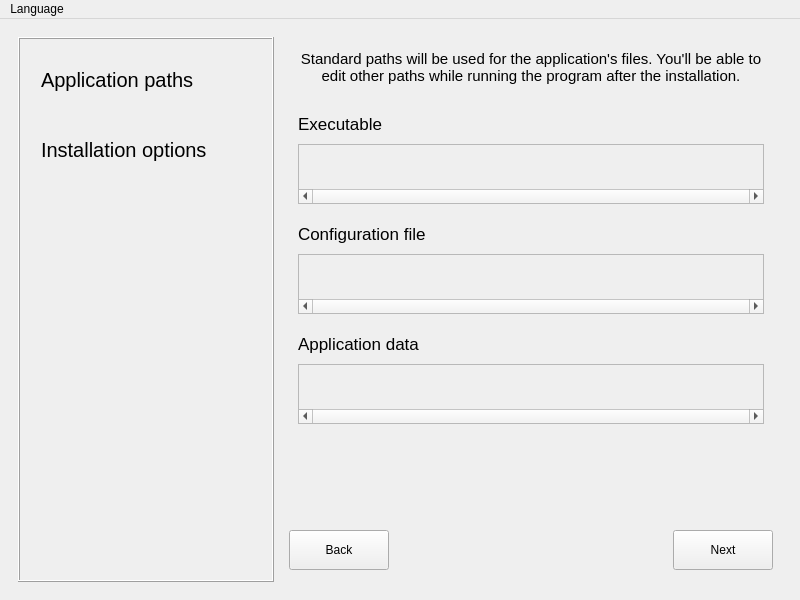
<?xml version="1.0" encoding="UTF-8"?>
<ui version="4.0">
 <class>MainWindow</class>
 <widget class="QMainWindow" name="MainWindow">
  <property name="geometry">
   <rect>
    <x>0</x>
    <y>0</y>
    <width>800</width>
    <height>600</height>
   </rect>
  </property>
  <property name="windowTitle">
   <string>LogDoctor - Installer</string>
  </property>
  <property name="windowIcon">
   <iconset resource="resources/resources.qrc">
    <normaloff>:/logo/logo/logdoctor.svg</normaloff>:/logo/logo/logdoctor.svg</iconset>
  </property>
  <property name="locale">
   <locale language="English" country="UnitedStates"/>
  </property>
  <widget class="QWidget" name="centralwidget">
   <layout class="QGridLayout" name="gridLayout">
    <item row="0" column="0">
     <widget class="QStackedWidget" name="stacked_Main">
      <property name="currentIndex">
       <number>0</number>
      </property>
      <widget class="QWidget" name="page_Intro">
       <layout class="QGridLayout" name="gridLayout_2">
        <item row="0" column="0" rowspan="2">
         <widget class="QFrame" name="frame_Steps">
          <property name="minimumSize">
           <size>
            <width>256</width>
            <height>0</height>
           </size>
          </property>
          <property name="maximumSize">
           <size>
            <width>256</width>
            <height>16777215</height>
           </size>
          </property>
          <property name="frameShape">
           <enum>QFrame::Box</enum>
          </property>
          <property name="frameShadow">
           <enum>QFrame::Raised</enum>
          </property>
          <layout class="QVBoxLayout" name="verticalLayout">
           <item>
            <widget class="QLabel" name="label_Install_Step1">
             <property name="minimumSize">
              <size>
               <width>0</width>
               <height>64</height>
              </size>
             </property>
             <property name="maximumSize">
              <size>
               <width>16777215</width>
               <height>64</height>
              </size>
             </property>
             <property name="font">
              <font>
               <pointsize>15</pointsize>
              </font>
             </property>
             <property name="text">
              <string>Application paths</string>
             </property>
             <property name="indent">
              <number>12</number>
             </property>
            </widget>
           </item>
           <item>
            <widget class="QLabel" name="label_Install_Step2">
             <property name="minimumSize">
              <size>
               <width>0</width>
               <height>64</height>
              </size>
             </property>
             <property name="maximumSize">
              <size>
               <width>16777215</width>
               <height>64</height>
              </size>
             </property>
             <property name="font">
              <font>
               <pointsize>15</pointsize>
              </font>
             </property>
             <property name="text">
              <string>Installation options</string>
             </property>
             <property name="indent">
              <number>12</number>
             </property>
            </widget>
           </item>
           <item>
            <spacer name="verticalSpacer">
             <property name="orientation">
              <enum>Qt::Vertical</enum>
             </property>
             <property name="sizeHint" stdset="0">
              <size>
               <width>20</width>
               <height>274</height>
              </size>
             </property>
            </spacer>
           </item>
          </layout>
         </widget>
        </item>
        <item row="0" column="1">
         <widget class="QStackedWidget" name="stacked_Pages">
          <property name="currentIndex">
           <number>0</number>
          </property>
          <widget class="QWidget" name="page_Paths">
           <layout class="QVBoxLayout" name="verticalLayout_7">
            <item>
             <spacer name="verticalSpacer_0">
              <property name="orientation">
               <enum>Qt::Vertical</enum>
              </property>
              <property name="sizeType">
               <enum>QSizePolicy::Fixed</enum>
              </property>
              <property name="sizeHint" stdset="0">
               <size>
                <width>20</width>
                <height>4</height>
               </size>
              </property>
             </spacer>
            </item>
            <item>
             <widget class="QLabel" name="label_Paths_Info">
              <property name="font">
               <font>
                <pointsize>11</pointsize>
               </font>
              </property>
              <property name="text">
               <string>Standard paths will be used for the application's files. You'll be able to edit other paths while running the program after the installation.</string>
              </property>
              <property name="alignment">
               <set>Qt::AlignCenter</set>
              </property>
              <property name="wordWrap">
               <bool>true</bool>
              </property>
              <property name="indent">
               <number>8</number>
              </property>
             </widget>
            </item>
            <item>
             <spacer name="spacer_Paths_1">
              <property name="orientation">
               <enum>Qt::Vertical</enum>
              </property>
              <property name="sizeType">
               <enum>QSizePolicy::Fixed</enum>
              </property>
              <property name="sizeHint" stdset="0">
               <size>
                <width>20</width>
                <height>10</height>
               </size>
              </property>
             </spacer>
            </item>
            <item>
             <widget class="QFrame" name="frame_Paths_Paths">
              <layout class="QVBoxLayout" name="verticalLayout_6">
               <item>
                <widget class="QLabel" name="label_Executable">
                 <property name="minimumSize">
                  <size>
                   <width>0</width>
                   <height>28</height>
                  </size>
                 </property>
                 <property name="maximumSize">
                  <size>
                   <width>16777215</width>
                   <height>28</height>
                  </size>
                 </property>
                 <property name="font">
                  <font>
                   <pointsize>13</pointsize>
                  </font>
                 </property>
                 <property name="toolTip">
                  <string>The path where the executable file will be placed in</string>
                 </property>
                 <property name="text">
                  <string>Executable</string>
                 </property>
                </widget>
               </item>
               <item>
                <widget class="QScrollArea" name="scrollArea_Paths_Executable">
                 <property name="minimumSize">
                  <size>
                   <width>0</width>
                   <height>60</height>
                  </size>
                 </property>
                 <property name="maximumSize">
                  <size>
                   <width>16777215</width>
                   <height>60</height>
                  </size>
                 </property>
                 <property name="verticalScrollBarPolicy">
                  <enum>Qt::ScrollBarAlwaysOff</enum>
                 </property>
                 <property name="horizontalScrollBarPolicy">
                  <enum>Qt::ScrollBarAlwaysOn</enum>
                 </property>
                 <property name="widgetResizable">
                  <bool>true</bool>
                 </property>
                 <property name="alignment">
                  <set>Qt::AlignLeading|Qt::AlignLeft|Qt::AlignTop</set>
                 </property>
                 <widget class="QWidget" name="scrollAreaContents_Paths_Executable">
                  <property name="geometry">
                   <rect>
                    <x>0</x>
                    <y>0</y>
                    <width>464</width>
                    <height>50</height>
                   </rect>
                  </property>
                  <layout class="QVBoxLayout" name="verticalLayout_2">
                   <item>
                    <widget class="QLabel" name="label_Paths_Executable">
                     <property name="minimumSize">
                      <size>
                       <width>0</width>
                       <height>32</height>
                      </size>
                     </property>
                     <property name="maximumSize">
                      <size>
                       <width>16777215</width>
                       <height>32</height>
                      </size>
                     </property>
                     <property name="font">
                      <font>
                       <pointsize>11</pointsize>
                      </font>
                     </property>
                     <property name="text">
                      <string notr="true"/>
                     </property>
                    </widget>
                   </item>
                  </layout>
                 </widget>
                </widget>
               </item>
               <item>
                <spacer name="spacer_Paths_3">
                 <property name="orientation">
                  <enum>Qt::Vertical</enum>
                 </property>
                 <property name="sizeType">
                  <enum>QSizePolicy::Fixed</enum>
                 </property>
                 <property name="sizeHint" stdset="0">
                  <size>
                   <width>20</width>
                   <height>10</height>
                  </size>
                 </property>
                </spacer>
               </item>
               <item>
                <widget class="QLabel" name="label_ConfigFile">
                 <property name="minimumSize">
                  <size>
                   <width>0</width>
                   <height>28</height>
                  </size>
                 </property>
                 <property name="maximumSize">
                  <size>
                   <width>16777215</width>
                   <height>28</height>
                  </size>
                 </property>
                 <property name="font">
                  <font>
                   <pointsize>13</pointsize>
                  </font>
                 </property>
                 <property name="toolTip">
                  <string>The path where the configuration file will be saved and searched in</string>
                 </property>
                 <property name="text">
                  <string>Configuration file</string>
                 </property>
                </widget>
               </item>
               <item>
                <widget class="QScrollArea" name="scrollArea_Paths_ConfigFile">
                 <property name="minimumSize">
                  <size>
                   <width>0</width>
                   <height>60</height>
                  </size>
                 </property>
                 <property name="maximumSize">
                  <size>
                   <width>16777215</width>
                   <height>60</height>
                  </size>
                 </property>
                 <property name="verticalScrollBarPolicy">
                  <enum>Qt::ScrollBarAlwaysOff</enum>
                 </property>
                 <property name="horizontalScrollBarPolicy">
                  <enum>Qt::ScrollBarAlwaysOn</enum>
                 </property>
                 <property name="widgetResizable">
                  <bool>true</bool>
                 </property>
                 <property name="alignment">
                  <set>Qt::AlignLeading|Qt::AlignLeft|Qt::AlignTop</set>
                 </property>
                 <widget class="QWidget" name="scrollAreaContents_Paths_ConfigFile">
                  <property name="geometry">
                   <rect>
                    <x>0</x>
                    <y>0</y>
                    <width>464</width>
                    <height>50</height>
                   </rect>
                  </property>
                  <layout class="QVBoxLayout" name="verticalLayout_3">
                   <item>
                    <widget class="QLabel" name="label_Paths_ConfigFile">
                     <property name="minimumSize">
                      <size>
                       <width>0</width>
                       <height>32</height>
                      </size>
                     </property>
                     <property name="maximumSize">
                      <size>
                       <width>16777215</width>
                       <height>32</height>
                      </size>
                     </property>
                     <property name="font">
                      <font>
                       <pointsize>11</pointsize>
                      </font>
                     </property>
                     <property name="text">
                      <string notr="true"/>
                     </property>
                    </widget>
                   </item>
                  </layout>
                 </widget>
                </widget>
               </item>
               <item>
                <spacer name="spacer_Paths_4">
                 <property name="orientation">
                  <enum>Qt::Vertical</enum>
                 </property>
                 <property name="sizeType">
                  <enum>QSizePolicy::Fixed</enum>
                 </property>
                 <property name="sizeHint" stdset="0">
                  <size>
                   <width>20</width>
                   <height>10</height>
                  </size>
                 </property>
                </spacer>
               </item>
               <item>
                <widget class="QLabel" name="label_AppData">
                 <property name="minimumSize">
                  <size>
                   <width>0</width>
                   <height>28</height>
                  </size>
                 </property>
                 <property name="maximumSize">
                  <size>
                   <width>16777215</width>
                   <height>28</height>
                  </size>
                 </property>
                 <property name="font">
                  <font>
                   <pointsize>13</pointsize>
                  </font>
                 </property>
                 <property name="toolTip">
                  <string>The path where the application will search in for extra resources</string>
                 </property>
                 <property name="text">
                  <string>Application data</string>
                 </property>
                </widget>
               </item>
               <item>
                <widget class="QScrollArea" name="scrollArea_Paths_AppData">
                 <property name="minimumSize">
                  <size>
                   <width>0</width>
                   <height>60</height>
                  </size>
                 </property>
                 <property name="maximumSize">
                  <size>
                   <width>16777215</width>
                   <height>60</height>
                  </size>
                 </property>
                 <property name="verticalScrollBarPolicy">
                  <enum>Qt::ScrollBarAlwaysOff</enum>
                 </property>
                 <property name="horizontalScrollBarPolicy">
                  <enum>Qt::ScrollBarAlwaysOn</enum>
                 </property>
                 <property name="widgetResizable">
                  <bool>true</bool>
                 </property>
                 <property name="alignment">
                  <set>Qt::AlignLeading|Qt::AlignLeft|Qt::AlignTop</set>
                 </property>
                 <widget class="QWidget" name="scrollAreaContents_Paths_AppData">
                  <property name="geometry">
                   <rect>
                    <x>0</x>
                    <y>0</y>
                    <width>464</width>
                    <height>50</height>
                   </rect>
                  </property>
                  <layout class="QVBoxLayout" name="verticalLayout_5">
                   <item>
                    <widget class="QLabel" name="label_Paths_AppData">
                     <property name="minimumSize">
                      <size>
                       <width>0</width>
                       <height>32</height>
                      </size>
                     </property>
                     <property name="maximumSize">
                      <size>
                       <width>16777215</width>
                       <height>32</height>
                      </size>
                     </property>
                     <property name="font">
                      <font>
                       <pointsize>11</pointsize>
                      </font>
                     </property>
                     <property name="text">
                      <string notr="true"/>
                     </property>
                    </widget>
                   </item>
                  </layout>
                 </widget>
                </widget>
               </item>
              </layout>
             </widget>
            </item>
            <item>
             <spacer name="spacer_Paths_2">
              <property name="orientation">
               <enum>Qt::Vertical</enum>
              </property>
              <property name="sizeHint" stdset="0">
               <size>
                <width>20</width>
                <height>17</height>
               </size>
              </property>
             </spacer>
            </item>
           </layout>
          </widget>
          <widget class="QWidget" name="page_Options">
           <layout class="QVBoxLayout" name="verticalLayout_8">
            <item>
             <spacer name="spacer_Options_1">
              <property name="orientation">
               <enum>Qt::Vertical</enum>
              </property>
              <property name="sizeType">
               <enum>QSizePolicy::Fixed</enum>
              </property>
              <property name="sizeHint" stdset="0">
               <size>
                <width>20</width>
                <height>4</height>
               </size>
              </property>
             </spacer>
            </item>
            <item>
             <widget class="QFrame" name="frame_Utilities">
              <layout class="QGridLayout" name="gridLayout_5">
               <item row="0" column="0" colspan="2">
                <widget class="QLabel" name="label_Utilities">
                 <property name="minimumSize">
                  <size>
                   <width>0</width>
                   <height>28</height>
                  </size>
                 </property>
                 <property name="maximumSize">
                  <size>
                   <width>16777215</width>
                   <height>28</height>
                  </size>
                 </property>
                 <property name="font">
                  <font>
                   <pointsize>13</pointsize>
                  </font>
                 </property>
                 <property name="toolTip">
                  <string>The path where the executable file will be placed in</string>
                 </property>
                 <property name="text">
                  <string>Utilities</string>
                 </property>
                </widget>
               </item>
               <item row="1" column="1">
                <widget class="QCheckBox" name="checkBox_MenuEntry">
                 <property name="minimumSize">
                  <size>
                   <width>0</width>
                   <height>32</height>
                  </size>
                 </property>
                 <property name="maximumSize">
                  <size>
                   <width>16777215</width>
                   <height>32</height>
                  </size>
                 </property>
                 <property name="font">
                  <font>
                   <pointsize>11</pointsize>
                  </font>
                 </property>
                 <property name="text">
                  <string>Create a menu entry</string>
                 </property>
                 <property name="checked">
                  <bool>true</bool>
                 </property>
                </widget>
               </item>
               <item row="1" column="0">
                <spacer name="spacer_Utilities_1">
                 <property name="orientation">
                  <enum>Qt::Horizontal</enum>
                 </property>
                 <property name="sizeType">
                  <enum>QSizePolicy::Fixed</enum>
                 </property>
                 <property name="sizeHint" stdset="0">
                  <size>
                   <width>16</width>
                   <height>32</height>
                  </size>
                 </property>
                </spacer>
               </item>
               <item row="1" column="2">
                <spacer name="spacer_Utilities_2">
                 <property name="orientation">
                  <enum>Qt::Horizontal</enum>
                 </property>
                 <property name="sizeHint" stdset="0">
                  <size>
                   <width>40</width>
                   <height>20</height>
                  </size>
                 </property>
                </spacer>
               </item>
              </layout>
             </widget>
            </item>
            <item>
             <spacer name="spacer_Options_2">
              <property name="orientation">
               <enum>Qt::Vertical</enum>
              </property>
              <property name="sizeHint" stdset="0">
               <size>
                <width>20</width>
                <height>313</height>
               </size>
              </property>
             </spacer>
            </item>
           </layout>
          </widget>
         </widget>
        </item>
        <item row="1" column="1">
         <widget class="QFrame" name="frame_Buttons">
          <property name="minimumSize">
           <size>
            <width>0</width>
            <height>64</height>
           </size>
          </property>
          <layout class="QHBoxLayout" name="horizontalLayout">
           <item>
            <widget class="QPushButton" name="button_Back">
             <property name="minimumSize">
              <size>
               <width>100</width>
               <height>40</height>
              </size>
             </property>
             <property name="maximumSize">
              <size>
               <width>100</width>
               <height>40</height>
              </size>
             </property>
             <property name="text">
              <string>Back</string>
             </property>
            </widget>
           </item>
           <item>
            <spacer name="spacer_Buttons">
             <property name="orientation">
              <enum>Qt::Horizontal</enum>
             </property>
             <property name="sizeHint" stdset="0">
              <size>
               <width>267</width>
               <height>20</height>
              </size>
             </property>
            </spacer>
           </item>
           <item>
            <widget class="QPushButton" name="button_Next">
             <property name="sizePolicy">
              <sizepolicy hsizetype="Minimum" vsizetype="Fixed">
               <horstretch>0</horstretch>
               <verstretch>0</verstretch>
              </sizepolicy>
             </property>
             <property name="minimumSize">
              <size>
               <width>100</width>
               <height>40</height>
              </size>
             </property>
             <property name="maximumSize">
              <size>
               <width>100</width>
               <height>40</height>
              </size>
             </property>
             <property name="text">
              <string>Next</string>
             </property>
            </widget>
           </item>
          </layout>
         </widget>
        </item>
       </layout>
      </widget>
      <widget class="QWidget" name="page_Install">
       <layout class="QGridLayout" name="gridLayout_3">
        <item row="0" column="0">
         <widget class="QFrame" name="frame_Install">
          <property name="frameShape">
           <enum>QFrame::StyledPanel</enum>
          </property>
          <property name="frameShadow">
           <enum>QFrame::Raised</enum>
          </property>
          <layout class="QVBoxLayout" name="verticalLayout_9">
           <item>
            <spacer name="spacer_Install_1">
             <property name="orientation">
              <enum>Qt::Vertical</enum>
             </property>
             <property name="sizeHint" stdset="0">
              <size>
               <width>20</width>
               <height>181</height>
              </size>
             </property>
            </spacer>
           </item>
           <item>
            <widget class="QLabel" name="label_Installing">
             <property name="minimumSize">
              <size>
               <width>0</width>
               <height>32</height>
              </size>
             </property>
             <property name="maximumSize">
              <size>
               <width>16777215</width>
               <height>32</height>
              </size>
             </property>
             <property name="font">
              <font>
               <pointsize>15</pointsize>
              </font>
             </property>
             <property name="text">
              <string>Installing</string>
             </property>
             <property name="alignment">
              <set>Qt::AlignCenter</set>
             </property>
            </widget>
           </item>
           <item>
            <widget class="QFrame" name="frame_Install_Progress">
             <layout class="QVBoxLayout" name="verticalLayout_4">
              <item>
               <widget class="QLabel" name="label_Install_Info">
                <property name="minimumSize">
                 <size>
                  <width>0</width>
                  <height>24</height>
                 </size>
                </property>
                <property name="maximumSize">
                 <size>
                  <width>16777215</width>
                  <height>24</height>
                 </size>
                </property>
                <property name="font">
                 <font>
                  <pointsize>9</pointsize>
                 </font>
                </property>
                <property name="toolTip">
                 <string>Installation process details</string>
                </property>
                <property name="text">
                 <string notr="true"/>
                </property>
                <property name="alignment">
                 <set>Qt::AlignBottom|Qt::AlignLeading|Qt::AlignLeft</set>
                </property>
               </widget>
              </item>
              <item>
               <widget class="QProgressBar" name="progressBar_Install">
                <property name="minimumSize">
                 <size>
                  <width>0</width>
                  <height>24</height>
                 </size>
                </property>
                <property name="maximumSize">
                 <size>
                  <width>16777215</width>
                  <height>24</height>
                 </size>
                </property>
                <property name="toolTip">
                 <string>Installation progress</string>
                </property>
                <property name="value">
                 <number>0</number>
                </property>
                <property name="format">
                 <string notr="true">%p%</string>
                </property>
               </widget>
              </item>
             </layout>
            </widget>
           </item>
           <item>
            <spacer name="spacer_Install_2">
             <property name="orientation">
              <enum>Qt::Vertical</enum>
             </property>
             <property name="sizeHint" stdset="0">
              <size>
               <width>20</width>
               <height>180</height>
              </size>
             </property>
            </spacer>
           </item>
          </layout>
         </widget>
        </item>
       </layout>
      </widget>
      <widget class="QWidget" name="page_Done">
       <layout class="QGridLayout" name="gridLayout_4">
        <item row="0" column="0">
         <widget class="QFrame" name="frame_Done">
          <property name="frameShape">
           <enum>QFrame::StyledPanel</enum>
          </property>
          <property name="frameShadow">
           <enum>QFrame::Raised</enum>
          </property>
          <layout class="QVBoxLayout" name="verticalLayout_10">
           <item>
            <spacer name="spacer_Done_1">
             <property name="orientation">
              <enum>Qt::Vertical</enum>
             </property>
             <property name="sizeType">
              <enum>QSizePolicy::Fixed</enum>
             </property>
             <property name="sizeHint" stdset="0">
              <size>
               <width>20</width>
               <height>4</height>
              </size>
             </property>
            </spacer>
           </item>
           <item>
            <widget class="QLabel" name="label_Done_Status">
             <property name="font">
              <font>
               <pointsize>15</pointsize>
              </font>
             </property>
             <property name="frameShape">
              <enum>QFrame::NoFrame</enum>
             </property>
             <property name="alignment">
              <set>Qt::AlignCenter</set>
             </property>
            </widget>
           </item>
           <item>
            <spacer name="spacer_Done_3">
             <property name="orientation">
              <enum>Qt::Vertical</enum>
             </property>
             <property name="sizeType">
              <enum>QSizePolicy::Fixed</enum>
             </property>
             <property name="sizeHint" stdset="0">
              <size>
               <width>20</width>
               <height>10</height>
              </size>
             </property>
            </spacer>
           </item>
           <item>
            <widget class="QLabel" name="label_Done_Info">
             <property name="minimumSize">
              <size>
               <width>0</width>
               <height>64</height>
              </size>
             </property>
             <property name="font">
              <font>
               <pointsize>11</pointsize>
              </font>
             </property>
             <property name="frameShape">
              <enum>QFrame::NoFrame</enum>
             </property>
             <property name="text">
              <string notr="true"/>
             </property>
             <property name="alignment">
              <set>Qt::AlignHCenter|Qt::AlignTop</set>
             </property>
            </widget>
           </item>
           <item>
            <spacer name="spacer_Done_2">
             <property name="orientation">
              <enum>Qt::Vertical</enum>
             </property>
             <property name="sizeHint" stdset="0">
              <size>
               <width>20</width>
               <height>353</height>
              </size>
             </property>
            </spacer>
           </item>
           <item>
            <widget class="QFrame" name="frame_Close">
             <property name="frameShape">
              <enum>QFrame::NoFrame</enum>
             </property>
             <layout class="QHBoxLayout" name="horizontalLayout_2">
              <item>
               <spacer name="spacer_Close_1">
                <property name="orientation">
                 <enum>Qt::Horizontal</enum>
                </property>
                <property name="sizeHint" stdset="0">
                 <size>
                  <width>304</width>
                  <height>20</height>
                 </size>
                </property>
               </spacer>
              </item>
              <item>
               <widget class="QPushButton" name="button_Close">
                <property name="sizePolicy">
                 <sizepolicy hsizetype="Minimum" vsizetype="Fixed">
                  <horstretch>0</horstretch>
                  <verstretch>0</verstretch>
                 </sizepolicy>
                </property>
                <property name="minimumSize">
                 <size>
                  <width>100</width>
                  <height>40</height>
                 </size>
                </property>
                <property name="maximumSize">
                 <size>
                  <width>100</width>
                  <height>40</height>
                 </size>
                </property>
                <property name="text">
                 <string>Close</string>
                </property>
               </widget>
              </item>
              <item>
               <spacer name="spacer_Close_2">
                <property name="orientation">
                 <enum>Qt::Horizontal</enum>
                </property>
                <property name="sizeHint" stdset="0">
                 <size>
                  <width>304</width>
                  <height>20</height>
                 </size>
                </property>
               </spacer>
              </item>
             </layout>
            </widget>
           </item>
          </layout>
         </widget>
        </item>
       </layout>
      </widget>
     </widget>
    </item>
   </layout>
  </widget>
  <widget class="QMenuBar" name="menubar">
   <property name="geometry">
    <rect>
     <x>0</x>
     <y>0</y>
     <width>800</width>
     <height>27</height>
    </rect>
   </property>
   <widget class="QMenu" name="menuLanguage">
    <property name="locale">
     <locale language="English" country="UnitedStates"/>
    </property>
    <property name="title">
     <string>Language</string>
    </property>
    <addaction name="actionEnglish"/>
    <addaction name="actionEspanol"/>
    <addaction name="actionFrancais"/>
    <addaction name="actionItaliano"/>
   </widget>
   <addaction name="menuLanguage"/>
  </widget>
  <action name="actionEnglish">
   <property name="icon">
    <iconset resource="resources/resources.qrc">
     <normaloff>:/flags/flags/en.png</normaloff>:/flags/flags/en.png</iconset>
   </property>
   <property name="text">
    <string notr="true">English</string>
   </property>
   <property name="toolTip">
    <string>Translate to English</string>
   </property>
  </action>
  <action name="actionEspanol">
   <property name="icon">
    <iconset resource="resources/resources.qrc">
     <normaloff>:/flags/flags/es.png</normaloff>:/flags/flags/es.png</iconset>
   </property>
   <property name="text">
    <string notr="true">Español</string>
   </property>
   <property name="toolTip">
    <string>Translate to Spanish</string>
   </property>
  </action>
  <action name="actionFrancais">
   <property name="icon">
    <iconset resource="resources/resources.qrc">
     <normaloff>:/flags/flags/fr.png</normaloff>:/flags/flags/fr.png</iconset>
   </property>
   <property name="text">
    <string notr="true">Francais</string>
   </property>
   <property name="toolTip">
    <string>Translate to French</string>
   </property>
  </action>
  <action name="actionItaliano">
   <property name="icon">
    <iconset resource="resources/resources.qrc">
     <normaloff>:/flags/flags/it.png</normaloff>:/flags/flags/it.png</iconset>
   </property>
   <property name="text">
    <string notr="true">Italiano</string>
   </property>
   <property name="toolTip">
    <string>Translate to Italian</string>
   </property>
  </action>
 </widget>
 <resources>
  <include location="resources/resources.qrc"/>
 </resources>
 <connections/>
</ui>
